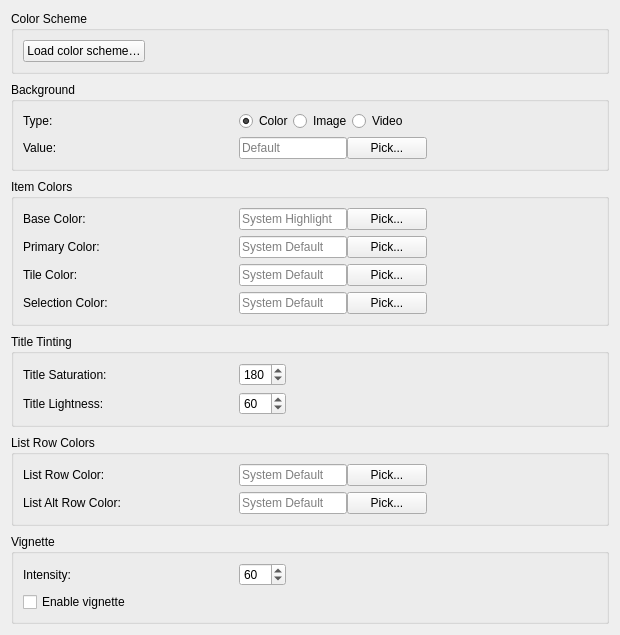
<?xml version="1.0" encoding="UTF-8"?>
<ui version="4.0">
 <class>AppearanceColorsPanel</class>
 <widget class="QWidget" name="AppearanceColorsPanel">
  <property name="geometry">
   <rect>
    <x>0</x>
    <y>0</y>
    <width>620</width>
    <height>520</height>
   </rect>
  </property>
  <layout class="QVBoxLayout" name="appearanceColorsSubTabLayout">
   <property name="spacing"><number>8</number></property>
   <item>
    <widget class="QGroupBox" name="appearanceColorSchemeGroupBox">
     <property name="title"><string>Color Scheme</string></property>
     <layout class="QHBoxLayout" name="appearanceColorSchemeLayout">
      <item>
       <widget class="QPushButton" name="loadColorSchemeButton">
        <property name="text"><string>Load color scheme…</string></property>
        <property name="toolTip"><string>Apply the colors from a bundled or KDE Plasma color scheme. Only the per-collection color fields and the global title base color are touched — vignette, blur, parallax, and fonts are left as-is.</string></property>
       </widget>
      </item>
      <item>
       <spacer name="appearanceColorSchemeSpacer">
        <property name="orientation"><enum>Qt::Orientation::Horizontal</enum></property>
        <property name="sizeHint" stdset="0"><size><width>0</width><height>0</height></size></property>
       </spacer>
      </item>
     </layout>
    </widget>
   </item>
   <item>
    <widget class="QGroupBox" name="appearanceBackgroundGroupBox">
     <property name="title"><string>Background</string></property>
     <!-- Background type radio group on its own row; value text field + Pick on next row. -->
     <layout class="QFormLayout" name="appearanceBackgroundFormLayout">
      <property name="horizontalSpacing"><number>16</number></property>
      <property name="verticalSpacing"><number>6</number></property>
      <property name="labelAlignment"><set>Qt::AlignmentFlag::AlignLeft|Qt::AlignmentFlag::AlignVCenter</set></property>
      <property name="fieldGrowthPolicy"><enum>QFormLayout::FieldGrowthPolicy::FieldsStayAtSizeHint</enum></property>
      <item row="0" column="0">
       <widget class="QLabel" name="label_backgroundType">
        <property name="minimumSize"><size><width>200</width><height>0</height></size></property>
        <property name="text"><string>Type:</string></property>
       </widget>
      </item>
      <item row="0" column="1">
       <layout class="QHBoxLayout" name="backgroundTypeLayout">
        <item><widget class="QRadioButton" name="backgroundColorRadio"><property name="text"><string>Color</string></property><property name="checked"><bool>true</bool></property></widget></item>
        <item><widget class="QRadioButton" name="backgroundImageRadio"><property name="text"><string>Image</string></property></widget></item>
        <item><widget class="QRadioButton" name="backgroundVideoRadio"><property name="text"><string>Video</string></property><property name="toolTip"><string>Looping muted video as background</string></property></widget></item>
        <item><spacer name="backgroundTypeSpacer"><property name="orientation"><enum>Qt::Orientation::Horizontal</enum></property><property name="sizeHint" stdset="0"><size><width>0</width><height>0</height></size></property></spacer></item>
       </layout>
      </item>
      <item row="1" column="0">
       <widget class="QLabel" name="label_background">
        <property name="minimumSize"><size><width>200</width><height>0</height></size></property>
        <property name="text"><string>Value:</string></property>
       </widget>
      </item>
      <item row="1" column="1">
       <layout class="QHBoxLayout" name="backgroundLayout">
        <item><widget class="QLineEdit" name="backgroundValueEdit"><property name="maximumWidth"><number>320</number></property><property name="toolTip"><string>Background color (hex format like #FF5500), image path, or video path</string></property><property name="placeholderText"><string>Default</string></property></widget></item>
        <item><widget class="QPushButton" name="browseBackgroundButton"><property name="text"><string>Pick...</string></property><property name="toolTip"><string>Select background color or image</string></property></widget></item>
        <item><spacer name="backgroundSpacer"><property name="orientation"><enum>Qt::Orientation::Horizontal</enum></property><property name="sizeHint" stdset="0"><size><width>0</width><height>0</height></size></property></spacer></item>
       </layout>
      </item>
     </layout>
    </widget>
   </item>
   <item>
    <widget class="QGroupBox" name="appearancePaletteGroupBox">
     <property name="title"><string>Item Colors</string></property>
     <layout class="QFormLayout" name="appearancePaletteFormLayout">
      <property name="horizontalSpacing"><number>16</number></property>
      <property name="verticalSpacing"><number>6</number></property>
      <property name="labelAlignment"><set>Qt::AlignmentFlag::AlignLeft|Qt::AlignmentFlag::AlignVCenter</set></property>
      <property name="fieldGrowthPolicy"><enum>QFormLayout::FieldGrowthPolicy::FieldsStayAtSizeHint</enum></property>
      <item row="0" column="0"><widget class="QLabel" name="label_baseColor"><property name="minimumSize"><size><width>200</width><height>0</height></size></property><property name="text"><string>Base Color:</string></property></widget></item>
      <item row="0" column="1">
       <layout class="QHBoxLayout" name="baseColorLayout">
        <item><widget class="QLineEdit" name="baseColorEdit"><property name="maximumWidth"><number>320</number></property><property name="toolTip"><string>Base color for title text (hex format like #FF5500, leave empty for system highlight)</string></property><property name="placeholderText"><string>System Highlight</string></property></widget></item>
        <item><widget class="QPushButton" name="browseColorButton"><property name="text"><string>Pick...</string></property><property name="toolTip"><string>Select a base color</string></property></widget></item>
        <item><spacer name="baseColorSpacer"><property name="orientation"><enum>Qt::Orientation::Horizontal</enum></property><property name="sizeHint" stdset="0"><size><width>0</width><height>0</height></size></property></spacer></item>
       </layout>
      </item>
      <item row="1" column="0"><widget class="QLabel" name="label_primaryColor"><property name="minimumSize"><size><width>200</width><height>0</height></size></property><property name="text"><string>Primary Color:</string></property></widget></item>
      <item row="1" column="1">
       <layout class="QHBoxLayout" name="primaryColorLayout">
        <item><widget class="QLineEdit" name="primaryColorEdit"><property name="maximumWidth"><number>320</number></property><property name="toolTip"><string>Primary UI color for toolbar and menubar (hex format like #FF5500)</string></property><property name="placeholderText"><string>System Default</string></property></widget></item>
        <item><widget class="QPushButton" name="browsePrimaryColorButton"><property name="text"><string>Pick...</string></property><property name="toolTip"><string>Select primary UI color</string></property></widget></item>
        <item><spacer name="primaryColorSpacer"><property name="orientation"><enum>Qt::Orientation::Horizontal</enum></property><property name="sizeHint" stdset="0"><size><width>0</width><height>0</height></size></property></spacer></item>
       </layout>
      </item>
      <item row="2" column="0"><widget class="QLabel" name="label_tileColor"><property name="minimumSize"><size><width>200</width><height>0</height></size></property><property name="text"><string>Tile Color:</string></property></widget></item>
      <item row="2" column="1">
       <layout class="QHBoxLayout" name="tileColorLayout">
        <item><widget class="QLineEdit" name="tileColorEdit"><property name="maximumWidth"><number>320</number></property><property name="toolTip"><string>Color for item tiles and placeholders (hex format like #FF5500)</string></property><property name="placeholderText"><string>System Default</string></property></widget></item>
        <item><widget class="QPushButton" name="browseTileColorButton"><property name="text"><string>Pick...</string></property><property name="toolTip"><string>Select tile color</string></property></widget></item>
        <item><spacer name="tileColorSpacer"><property name="orientation"><enum>Qt::Orientation::Horizontal</enum></property><property name="sizeHint" stdset="0"><size><width>0</width><height>0</height></size></property></spacer></item>
       </layout>
      </item>
      <item row="3" column="0"><widget class="QLabel" name="label_selectionColor"><property name="minimumSize"><size><width>200</width><height>0</height></size></property><property name="text"><string>Selection Color:</string></property></widget></item>
      <item row="3" column="1">
       <layout class="QHBoxLayout" name="selectionColorLayout">
        <item><widget class="QLineEdit" name="selectionColorEdit"><property name="maximumWidth"><number>320</number></property><property name="toolTip"><string>Color for selection rectangle and glide animation border (hex format like #FF5500)</string></property><property name="placeholderText"><string>System Default</string></property></widget></item>
        <item><widget class="QPushButton" name="browseSelectionColorButton"><property name="text"><string>Pick...</string></property><property name="toolTip"><string>Select selection color</string></property></widget></item>
        <item><spacer name="selectionColorSpacer"><property name="orientation"><enum>Qt::Orientation::Horizontal</enum></property><property name="sizeHint" stdset="0"><size><width>0</width><height>0</height></size></property></spacer></item>
       </layout>
      </item>
     </layout>
    </widget>
   </item>
   <item>
    <widget class="QGroupBox" name="appearanceTitleTintGroupBox">
     <property name="title"><string>Title Tinting</string></property>
     <layout class="QFormLayout" name="appearanceTitleTintFormLayout">
      <property name="horizontalSpacing"><number>16</number></property>
      <property name="verticalSpacing"><number>6</number></property>
      <property name="labelAlignment"><set>Qt::AlignmentFlag::AlignLeft|Qt::AlignmentFlag::AlignVCenter</set></property>
      <property name="fieldGrowthPolicy"><enum>QFormLayout::FieldGrowthPolicy::FieldsStayAtSizeHint</enum></property>
      <item row="0" column="0"><widget class="QLabel" name="label_textAppearance"><property name="minimumSize"><size><width>200</width><height>0</height></size></property><property name="text"><string>Title Saturation:</string></property></widget></item>
      <item row="0" column="1"><widget class="QSpinBox" name="titleSaturationSpinBox"><property name="maximumWidth"><number>120</number></property><property name="toolTip"><string>Title text color saturation (0-255)</string></property><property name="minimum"><number>0</number></property><property name="maximum"><number>255</number></property><property name="value"><number>180</number></property></widget></item>
      <item row="1" column="0"><widget class="QLabel" name="label_titleLightness"><property name="minimumSize"><size><width>200</width><height>0</height></size></property><property name="text"><string>Title Lightness:</string></property></widget></item>
      <item row="1" column="1"><widget class="QSpinBox" name="titleLightnessSpinBox"><property name="maximumWidth"><number>120</number></property><property name="toolTip"><string>Title text color lightness (0-255, lower is darker)</string></property><property name="minimum"><number>0</number></property><property name="maximum"><number>255</number></property><property name="value"><number>60</number></property></widget></item>
     </layout>
    </widget>
   </item>
   <item>
    <widget class="QGroupBox" name="appearanceListRowsGroupBox">
     <property name="title"><string>List Row Colors</string></property>
     <layout class="QFormLayout" name="appearanceListRowsFormLayout">
      <property name="horizontalSpacing"><number>16</number></property>
      <property name="verticalSpacing"><number>6</number></property>
      <property name="labelAlignment"><set>Qt::AlignmentFlag::AlignLeft|Qt::AlignmentFlag::AlignVCenter</set></property>
      <property name="fieldGrowthPolicy"><enum>QFormLayout::FieldGrowthPolicy::FieldsStayAtSizeHint</enum></property>
      <item row="0" column="0"><widget class="QLabel" name="label_listRowColor"><property name="minimumSize"><size><width>200</width><height>0</height></size></property><property name="text"><string>List Row Color:</string></property></widget></item>
      <item row="0" column="1">
       <layout class="QHBoxLayout" name="listRowColorLayout">
        <item><widget class="QLineEdit" name="listRowColorEdit"><property name="maximumWidth"><number>320</number></property><property name="toolTip"><string>Primary row background color (hex format like #FF5500)</string></property><property name="placeholderText"><string>System Default</string></property></widget></item>
        <item><widget class="QPushButton" name="browseListRowColorButton"><property name="text"><string>Pick...</string></property><property name="toolTip"><string>Select row color</string></property></widget></item>
        <item><spacer name="listRowColorSpacer"><property name="orientation"><enum>Qt::Orientation::Horizontal</enum></property><property name="sizeHint" stdset="0"><size><width>0</width><height>0</height></size></property></spacer></item>
       </layout>
      </item>
      <item row="1" column="0"><widget class="QLabel" name="label_listAltRowColor"><property name="minimumSize"><size><width>200</width><height>0</height></size></property><property name="text"><string>List Alt Row Color:</string></property></widget></item>
      <item row="1" column="1">
       <layout class="QHBoxLayout" name="listAltRowColorLayout">
        <item><widget class="QLineEdit" name="listAltRowColorEdit"><property name="maximumWidth"><number>320</number></property><property name="toolTip"><string>Alternate row background color (hex format like #FF5500)</string></property><property name="placeholderText"><string>System Default</string></property></widget></item>
        <item><widget class="QPushButton" name="browseListAltRowColorButton"><property name="text"><string>Pick...</string></property><property name="toolTip"><string>Select alternate row color</string></property></widget></item>
        <item><spacer name="listAltRowColorSpacer"><property name="orientation"><enum>Qt::Orientation::Horizontal</enum></property><property name="sizeHint" stdset="0"><size><width>0</width><height>0</height></size></property></spacer></item>
       </layout>
      </item>
     </layout>
    </widget>
   </item>
   <item>
    <widget class="QGroupBox" name="appearanceVignetteGroupBox">
     <property name="title"><string>Vignette</string></property>
     <layout class="QFormLayout" name="appearanceVignetteFormLayout">
      <property name="horizontalSpacing"><number>16</number></property>
      <property name="verticalSpacing"><number>6</number></property>
      <property name="labelAlignment"><set>Qt::AlignmentFlag::AlignLeft|Qt::AlignmentFlag::AlignVCenter</set></property>
      <property name="fieldGrowthPolicy"><enum>QFormLayout::FieldGrowthPolicy::FieldsStayAtSizeHint</enum></property>
      <item row="0" column="0">
       <widget class="QLabel" name="label_vignetteIntensity">
        <property name="minimumSize"><size><width>200</width><height>0</height></size></property>
        <property name="text"><string>Intensity:</string></property>
       </widget>
      </item>
      <item row="0" column="1">
       <widget class="QSpinBox" name="vignetteIntensitySpinBox">
        <property name="maximumWidth"><number>120</number></property>
        <property name="toolTip"><string>Corner darkness 0-100 (0 = no effect, 100 = pitch black at the corners)</string></property>
        <property name="minimum"><number>0</number></property>
        <property name="maximum"><number>100</number></property>
        <property name="value"><number>60</number></property>
       </widget>
      </item>
      <item row="1" column="0" colspan="2">
       <widget class="QCheckBox" name="vignetteEnabledCheckBox">
        <property name="text"><string>Enable vignette</string></property>
        <property name="toolTip"><string>Darken the corners of the items area to make titles pop over busy backgrounds</string></property>
       </widget>
      </item>
     </layout>
    </widget>
   </item>
   <item>
    <spacer name="appearanceColorsVerticalSpacer">
     <property name="orientation"><enum>Qt::Orientation::Vertical</enum></property>
     <property name="sizeHint" stdset="0">
      <size><width>20</width><height>4</height></size>
     </property>
    </spacer>
   </item>
  </layout>
 </widget>
 <resources/>
 <connections/>
</ui>
